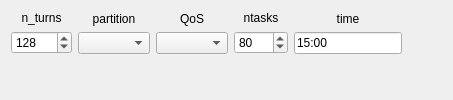
          <widget class="QWidget" name="tab_24">
           <attribute name="title">
            <string>Test</string>
           </attribute>
           <layout class="QVBoxLayout" name="verticalLayout_98">
            <item>
             <layout class="QHBoxLayout" name="horizontalLayout_47">
              <item>
               <layout class="QVBoxLayout" name="verticalLayout_97">
                <item>
                 <widget class="QLabel" name="label_122">
                  <property name="text">
                   <string>n_turns</string>
                  </property>
                  <property name="alignment">
                   <set>Qt::AlignCenter</set>
                  </property>
                 </widget>
                </item>
                <item>
                 <widget class="QSpinBox" name="spinBox_n_turns_cmap_xy_test">
                  <property name="sizePolicy">
                   <sizepolicy hsizetype="Preferred" vsizetype="Fixed">
                    <horstretch>0</horstretch>
                    <verstretch>0</verstretch>
                   </sizepolicy>
                  </property>
                  <property name="minimum">
                   <number>3</number>
                  </property>
                  <property name="maximum">
                   <number>10000</number>
                  </property>
                  <property name="value">
                   <number>128</number>
                  </property>
                 </widget>
                </item>
               </layout>
              </item>
              <item>
               <layout class="QVBoxLayout" name="verticalLayout_107">
                <item>
                 <widget class="QLabel" name="label_132">
                  <property name="text">
                   <string>partition</string>
                  </property>
                  <property name="alignment">
                   <set>Qt::AlignCenter</set>
                  </property>
                 </widget>
                </item>
                <item>
                 <widget class="QComboBox" name="comboBox_partition_cmap_xy_test">
                  <property name="sizePolicy">
                   <sizepolicy hsizetype="Preferred" vsizetype="Fixed">
                    <horstretch>0</horstretch>
                    <verstretch>0</verstretch>
                   </sizepolicy>
                  </property>
                  <property name="currentIndex">
                   <number>-1</number>
                  </property>
                 </widget>
                </item>
               </layout>
              </item>
              <item>
               <layout class="QVBoxLayout" name="verticalLayout_163">
                <item>
                 <widget class="QLabel" name="label_170">
                  <property name="text">
                   <string>QoS</string>
                  </property>
                  <property name="alignment">
                   <set>Qt::AlignCenter</set>
                  </property>
                 </widget>
                </item>
                <item>
                 <widget class="QComboBox" name="comboBox_qos_cmap_xy_test">
                  <property name="sizePolicy">
                   <sizepolicy hsizetype="Preferred" vsizetype="Fixed">
                    <horstretch>0</horstretch>
                    <verstretch>0</verstretch>
                   </sizepolicy>
                  </property>
                  <property name="currentIndex">
                   <number>-1</number>
                  </property>
                 </widget>
                </item>
               </layout>
              </item>
              <item>
               <layout class="QVBoxLayout" name="verticalLayout_108">
                <item>
                 <widget class="QLabel" name="label_133">
                  <property name="text">
                   <string>ntasks</string>
                  </property>
                  <property name="alignment">
                   <set>Qt::AlignCenter</set>
                  </property>
                 </widget>
                </item>
                <item>
                 <widget class="QSpinBox" name="spinBox_ntasks_cmap_xy_test">
                  <property name="sizePolicy">
                   <sizepolicy hsizetype="Preferred" vsizetype="Fixed">
                    <horstretch>0</horstretch>
                    <verstretch>0</verstretch>
                   </sizepolicy>
                  </property>
                  <property name="specialValueText">
                   <string/>
                  </property>
                  <property name="minimum">
                   <number>2</number>
                  </property>
                  <property name="maximum">
                   <number>1000</number>
                  </property>
                  <property name="singleStep">
                   <number>2</number>
                  </property>
                  <property name="value">
                   <number>80</number>
                  </property>
                 </widget>
                </item>
               </layout>
              </item>
              <item>
               <layout class="QVBoxLayout" name="verticalLayout_109">
                <item>
                 <widget class="QLabel" name="label_time_common_9">
                  <property name="text">
                   <string>time</string>
                  </property>
                  <property name="alignment">
                   <set>Qt::AlignCenter</set>
                  </property>
                 </widget>
                </item>
                <item>
                 <widget class="QLineEdit" name="lineEdit_time_cmap_xy_test">
                  <property name="sizePolicy">
                   <sizepolicy hsizetype="Preferred" vsizetype="Fixed">
                    <horstretch>0</horstretch>
                    <verstretch>0</verstretch>
                   </sizepolicy>
                  </property>
                  <property name="toolTip">
                   <string>days-hours:minutes:seconds (&quot;days&quot; and &quot;hours&quot; are optional. For example, use &quot;5:00&quot; if you want 5 minutes.) Leave empty if you want to run up to the queue time limit.</string>
                  </property>
                  <property name="text">
                   <string>15:00</string>
                  </property>
                 </widget>
                </item>
               </layout>
              </item>
              <item>
               <spacer name="horizontalSpacer_44">
                <property name="orientation">
                 <enum>Qt::Horizontal</enum>
                </property>
                <property name="sizeHint" stdset="0">
                 <size>
                  <width>40</width>
                  <height>20</height>
                 </size>
                </property>
               </spacer>
              </item>
             </layout>
            </item>
            <item>
             <spacer name="verticalSpacer_7">
              <property name="orientation">
               <enum>Qt::Vertical</enum>
              </property>
              <property name="sizeHint" stdset="0">
               <size>
                <width>20</width>
                <height>14</height>
               </size>
              </property>
             </spacer>
            </item>
           </layout>
          </widget>
